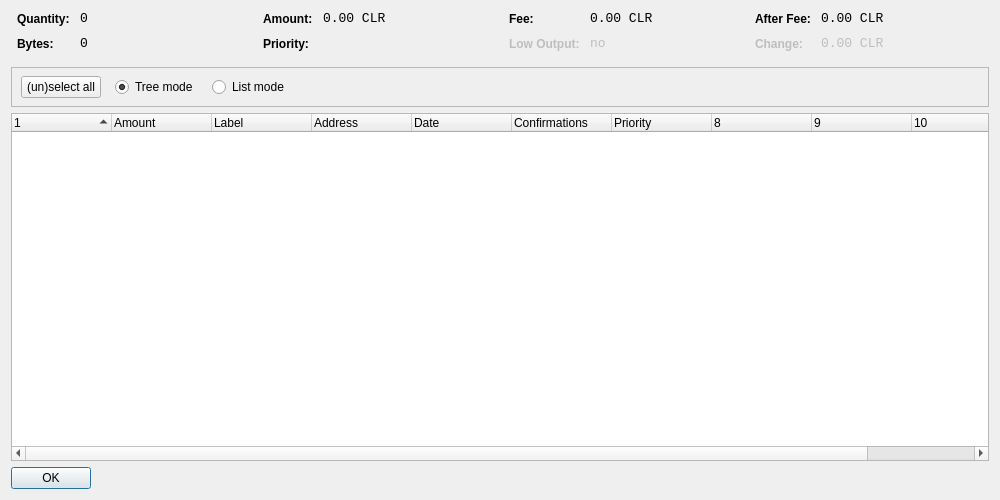
<?xml version="1.0" encoding="UTF-8"?>
<ui version="4.0">
 <class>CoinControlDialog</class>
 <widget class="QDialog" name="CoinControlDialog">
  <property name="geometry">
   <rect>
    <x>0</x>
    <y>0</y>
    <width>1000</width>
    <height>500</height>
   </rect>
  </property>
  <property name="windowTitle">
   <string>Coin Control</string>
  </property>
  <layout class="QVBoxLayout" name="verticalLayout">
   <item>
    <layout class="QHBoxLayout" name="horizontalLayoutTop" stretch="0,0,0,0">
     <property name="topMargin">
      <number>0</number>
     </property>
     <property name="bottomMargin">
      <number>10</number>
     </property>
     <item>
      <layout class="QFormLayout" name="formLayoutCoinControl1">
       <property name="horizontalSpacing">
        <number>10</number>
       </property>
       <property name="verticalSpacing">
        <number>10</number>
       </property>
       <property name="leftMargin">
        <number>6</number>
       </property>
       <property name="rightMargin">
        <number>6</number>
       </property>
       <item row="0" column="0">
        <widget class="QLabel" name="labelCoinControlQuantityText">
         <property name="styleSheet">
          <string notr="true">font-weight:bold;</string>
         </property>
         <property name="text">
          <string>Quantity:</string>
         </property>
        </widget>
       </item>
       <item row="0" column="1">
        <widget class="QLabel" name="labelCoinControlQuantity">
         <property name="font">
          <font>
           <family>Monospace</family>
           <pointsize>10</pointsize>
          </font>
         </property>
         <property name="cursor">
          <cursorShape>IBeamCursor</cursorShape>
         </property>
         <property name="contextMenuPolicy">
          <enum>Qt::ActionsContextMenu</enum>
         </property>
         <property name="text">
          <string notr="true">0</string>
         </property>
         <property name="textInteractionFlags">
          <set>Qt::LinksAccessibleByMouse|Qt::TextSelectableByKeyboard|Qt::TextSelectableByMouse</set>
         </property>
        </widget>
       </item>
       <item row="1" column="0">
        <widget class="QLabel" name="labelCoinControlBytesText">
         <property name="styleSheet">
          <string notr="true">font-weight:bold;</string>
         </property>
         <property name="text">
          <string>Bytes:</string>
         </property>
        </widget>
       </item>
       <item row="1" column="1">
        <widget class="QLabel" name="labelCoinControlBytes">
         <property name="font">
          <font>
           <family>Monospace</family>
           <pointsize>10</pointsize>
          </font>
         </property>
         <property name="cursor">
          <cursorShape>IBeamCursor</cursorShape>
         </property>
         <property name="contextMenuPolicy">
          <enum>Qt::ActionsContextMenu</enum>
         </property>
         <property name="text">
          <string notr="true">0</string>
         </property>
         <property name="textInteractionFlags">
          <set>Qt::LinksAccessibleByMouse|Qt::TextSelectableByKeyboard|Qt::TextSelectableByMouse</set>
         </property>
        </widget>
       </item>
      </layout>
     </item>
     <item>
      <layout class="QFormLayout" name="formLayoutCoinControl2">
       <property name="horizontalSpacing">
        <number>10</number>
       </property>
       <property name="verticalSpacing">
        <number>10</number>
       </property>
       <property name="leftMargin">
        <number>6</number>
       </property>
       <property name="rightMargin">
        <number>6</number>
       </property>
       <item row="0" column="0">
        <widget class="QLabel" name="labelCoinControlAmountText">
         <property name="styleSheet">
          <string notr="true">font-weight:bold;</string>
         </property>
         <property name="text">
          <string>Amount:</string>
         </property>
        </widget>
       </item>
       <item row="0" column="1">
        <widget class="QLabel" name="labelCoinControlAmount">
         <property name="font">
          <font>
           <family>Monospace</family>
           <pointsize>10</pointsize>
          </font>
         </property>
         <property name="cursor">
          <cursorShape>IBeamCursor</cursorShape>
         </property>
         <property name="contextMenuPolicy">
          <enum>Qt::ActionsContextMenu</enum>
         </property>
         <property name="text">
          <string notr="true">0.00 CLR</string>
         </property>
         <property name="textInteractionFlags">
          <set>Qt::LinksAccessibleByMouse|Qt::TextSelectableByKeyboard|Qt::TextSelectableByMouse</set>
         </property>
        </widget>
       </item>
       <item row="1" column="0">
        <widget class="QLabel" name="labelCoinControlPriorityText">
         <property name="styleSheet">
          <string notr="true">font-weight:bold;</string>
         </property>
         <property name="text">
          <string>Priority:</string>
         </property>
        </widget>
       </item>
       <item row="1" column="1">
        <widget class="QLabel" name="labelCoinControlPriority">
         <property name="font">
          <font>
           <family>Monospace</family>
           <pointsize>10</pointsize>
          </font>
         </property>
         <property name="cursor">
          <cursorShape>IBeamCursor</cursorShape>
         </property>
         <property name="contextMenuPolicy">
          <enum>Qt::ActionsContextMenu</enum>
         </property>
         <property name="text">
          <string/>
         </property>
         <property name="textInteractionFlags">
          <set>Qt::LinksAccessibleByMouse|Qt::TextSelectableByKeyboard|Qt::TextSelectableByMouse</set>
         </property>
        </widget>
       </item>
      </layout>
     </item>
     <item>
      <layout class="QFormLayout" name="formLayoutCoinControl3">
       <property name="horizontalSpacing">
        <number>10</number>
       </property>
       <property name="verticalSpacing">
        <number>10</number>
       </property>
       <property name="leftMargin">
        <number>6</number>
       </property>
       <property name="rightMargin">
        <number>6</number>
       </property>
       <item row="0" column="0">
        <widget class="QLabel" name="labelCoinControlFeeText">
         <property name="styleSheet">
          <string notr="true">font-weight:bold;</string>
         </property>
         <property name="text">
          <string>Fee:</string>
         </property>
        </widget>
       </item>
       <item row="0" column="1">
        <widget class="QLabel" name="labelCoinControlFee">
         <property name="font">
          <font>
           <family>Monospace</family>
           <pointsize>10</pointsize>
          </font>
         </property>
         <property name="cursor">
          <cursorShape>IBeamCursor</cursorShape>
         </property>
         <property name="contextMenuPolicy">
          <enum>Qt::ActionsContextMenu</enum>
         </property>
         <property name="text">
          <string notr="true">0.00 CLR</string>
         </property>
         <property name="textInteractionFlags">
          <set>Qt::LinksAccessibleByMouse|Qt::TextSelectableByKeyboard|Qt::TextSelectableByMouse</set>
         </property>
        </widget>
       </item>
       <item row="1" column="0">
        <widget class="QLabel" name="labelCoinControlLowOutputText">
         <property name="enabled">
          <bool>false</bool>
         </property>
         <property name="styleSheet">
          <string notr="true">font-weight:bold;</string>
         </property>
         <property name="text">
          <string>Low Output:</string>
         </property>
        </widget>
       </item>
       <item row="1" column="1">
        <widget class="QLabel" name="labelCoinControlLowOutput">
         <property name="enabled">
          <bool>false</bool>
         </property>
         <property name="font">
          <font>
           <family>Monospace</family>
           <pointsize>10</pointsize>
          </font>
         </property>
         <property name="cursor">
          <cursorShape>IBeamCursor</cursorShape>
         </property>
         <property name="contextMenuPolicy">
          <enum>Qt::ActionsContextMenu</enum>
         </property>
         <property name="text">
          <string notr="true">no</string>
         </property>
         <property name="textInteractionFlags">
          <set>Qt::LinksAccessibleByMouse|Qt::TextSelectableByKeyboard|Qt::TextSelectableByMouse</set>
         </property>
        </widget>
       </item>
      </layout>
     </item>
     <item>
      <layout class="QFormLayout" name="formLayoutCoinControl4">
       <property name="horizontalSpacing">
        <number>10</number>
       </property>
       <property name="verticalSpacing">
        <number>10</number>
       </property>
       <property name="leftMargin">
        <number>6</number>
       </property>
       <property name="rightMargin">
        <number>6</number>
       </property>
       <item row="0" column="0">
        <widget class="QLabel" name="labelCoinControlAfterFeeText">
         <property name="styleSheet">
          <string notr="true">font-weight:bold;</string>
         </property>
         <property name="text">
          <string>After Fee:</string>
         </property>
        </widget>
       </item>
       <item row="0" column="1">
        <widget class="QLabel" name="labelCoinControlAfterFee">
         <property name="font">
          <font>
           <family>Monospace</family>
           <pointsize>10</pointsize>
          </font>
         </property>
         <property name="cursor">
          <cursorShape>IBeamCursor</cursorShape>
         </property>
         <property name="contextMenuPolicy">
          <enum>Qt::ActionsContextMenu</enum>
         </property>
         <property name="text">
          <string notr="true">0.00 CLR</string>
         </property>
         <property name="textInteractionFlags">
          <set>Qt::LinksAccessibleByMouse|Qt::TextSelectableByKeyboard|Qt::TextSelectableByMouse</set>
         </property>
        </widget>
       </item>
       <item row="1" column="0">
        <widget class="QLabel" name="labelCoinControlChangeText">
         <property name="enabled">
          <bool>false</bool>
         </property>
         <property name="styleSheet">
          <string notr="true">font-weight:bold;</string>
         </property>
         <property name="text">
          <string>Change:</string>
         </property>
        </widget>
       </item>
       <item row="1" column="1">
        <widget class="QLabel" name="labelCoinControlChange">
         <property name="enabled">
          <bool>false</bool>
         </property>
         <property name="font">
          <font>
           <family>Monospace</family>
           <pointsize>10</pointsize>
          </font>
         </property>
         <property name="cursor">
          <cursorShape>IBeamCursor</cursorShape>
         </property>
         <property name="contextMenuPolicy">
          <enum>Qt::ActionsContextMenu</enum>
         </property>
         <property name="text">
          <string notr="true">0.00 CLR</string>
         </property>
         <property name="textInteractionFlags">
          <set>Qt::LinksAccessibleByMouse|Qt::TextSelectableByKeyboard|Qt::TextSelectableByMouse</set>
         </property>
        </widget>
       </item>
      </layout>
     </item>
    </layout>
   </item>
   <item>
    <widget class="QFrame" name="frame">
     <property name="minimumSize">
      <size>
       <width>0</width>
       <height>40</height>
      </size>
     </property>
     <property name="frameShape">
      <enum>QFrame::StyledPanel</enum>
     </property>
     <property name="frameShadow">
      <enum>QFrame::Sunken</enum>
     </property>
     <widget class="QWidget" name="horizontalLayoutWidget">
      <property name="geometry">
       <rect>
        <x>10</x>
        <y>0</y>
        <width>781</width>
        <height>41</height>
       </rect>
      </property>
      <layout class="QHBoxLayout" name="horizontalLayoutPanel" stretch="0,0,0,0,0">
       <property name="spacing">
        <number>14</number>
       </property>
       <item>
        <widget class="QPushButton" name="pushButtonSelectAll">
         <property name="sizePolicy">
          <sizepolicy hsizetype="Maximum" vsizetype="Fixed">
           <horstretch>0</horstretch>
           <verstretch>0</verstretch>
          </sizepolicy>
         </property>
         <property name="text">
          <string>(un)select all</string>
         </property>
        </widget>
       </item>
       <item>
        <widget class="QRadioButton" name="radioTreeMode">
         <property name="sizePolicy">
          <sizepolicy hsizetype="Maximum" vsizetype="Fixed">
           <horstretch>0</horstretch>
           <verstretch>0</verstretch>
          </sizepolicy>
         </property>
         <property name="text">
          <string>Tree mode</string>
         </property>
         <property name="checked">
          <bool>true</bool>
         </property>
        </widget>
       </item>
       <item>
        <widget class="QRadioButton" name="radioListMode">
         <property name="sizePolicy">
          <sizepolicy hsizetype="Maximum" vsizetype="Fixed">
           <horstretch>0</horstretch>
           <verstretch>0</verstretch>
          </sizepolicy>
         </property>
         <property name="text">
          <string>List mode</string>
         </property>
        </widget>
       </item>
       <item>
        <spacer name="horizontalSpacer">
         <property name="orientation">
          <enum>Qt::Horizontal</enum>
         </property>
         <property name="sizeHint" stdset="0">
          <size>
           <width>40</width>
           <height>20</height>
          </size>
         </property>
        </spacer>
       </item>
      </layout>
     </widget>
    </widget>
   </item>
   <item>
    <widget class="CoinControlTreeWidget" name="treeWidget">
     <property name="contextMenuPolicy">
      <enum>Qt::CustomContextMenu</enum>
     </property>
     <property name="sortingEnabled">
      <bool>false</bool>
     </property>
     <property name="columnCount">
      <number>11</number>
     </property>
     <attribute name="headerShowSortIndicator" stdset="0">
      <bool>true</bool>
     </attribute>
     <attribute name="headerStretchLastSection">
      <bool>false</bool>
     </attribute>
     <column>
      <property name="text">
       <string/>
      </property>
     </column>
     <column>
      <property name="text">
       <string>Amount</string>
      </property>
     </column>
     <column>
      <property name="text">
       <string>Label</string>
      </property>
     </column>
     <column>
      <property name="text">
       <string>Address</string>
      </property>
     </column>
     <column>
      <property name="text">
       <string>Date</string>
      </property>
     </column>
     <column>
      <property name="text">
       <string>Confirmations</string>
      </property>
      <property name="toolTip">
       <string>Confirmed</string>
      </property>
     </column>
     <column>
      <property name="text">
       <string>Priority</string>
      </property>
     </column>
     <column>
      <property name="text">
       <string/>
      </property>
     </column>
     <column>
      <property name="text">
       <string/>
      </property>
     </column>
     <column>
      <property name="text">
       <string/>
      </property>
     </column>
     <column>
      <property name="text">
       <string/>
      </property>
     </column>
    </widget>
   </item>
   <item>
    <widget class="QDialogButtonBox" name="buttonBox">
     <property name="sizePolicy">
      <sizepolicy hsizetype="Maximum" vsizetype="Fixed">
       <horstretch>0</horstretch>
       <verstretch>0</verstretch>
      </sizepolicy>
     </property>
     <property name="orientation">
      <enum>Qt::Horizontal</enum>
     </property>
     <property name="standardButtons">
      <set>QDialogButtonBox::Ok</set>
     </property>
    </widget>
   </item>
  </layout>
 </widget>
 <customwidgets>
  <customwidget>
   <class>CoinControlTreeWidget</class>
   <extends>QTreeWidget</extends>
   <header>coincontroltreewidget.h</header>
  </customwidget>
 </customwidgets>
 <resources/>
 <connections/>
</ui>
